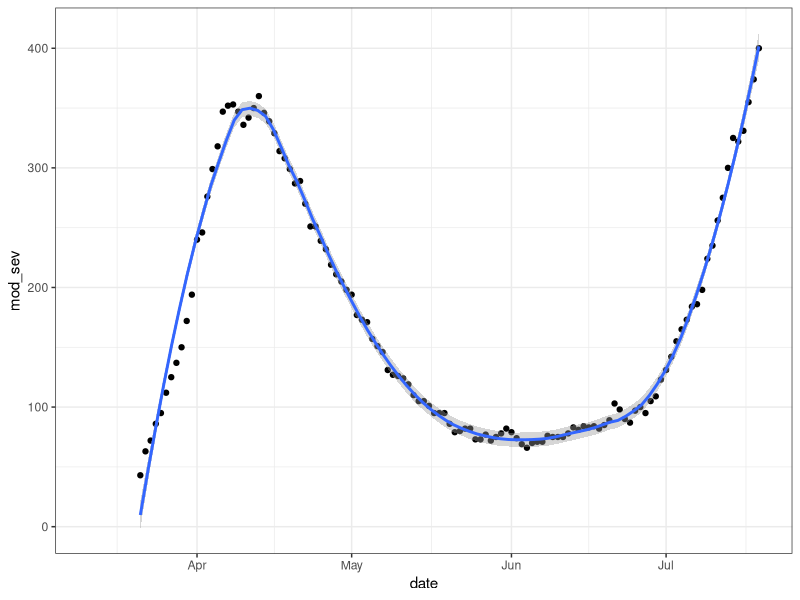
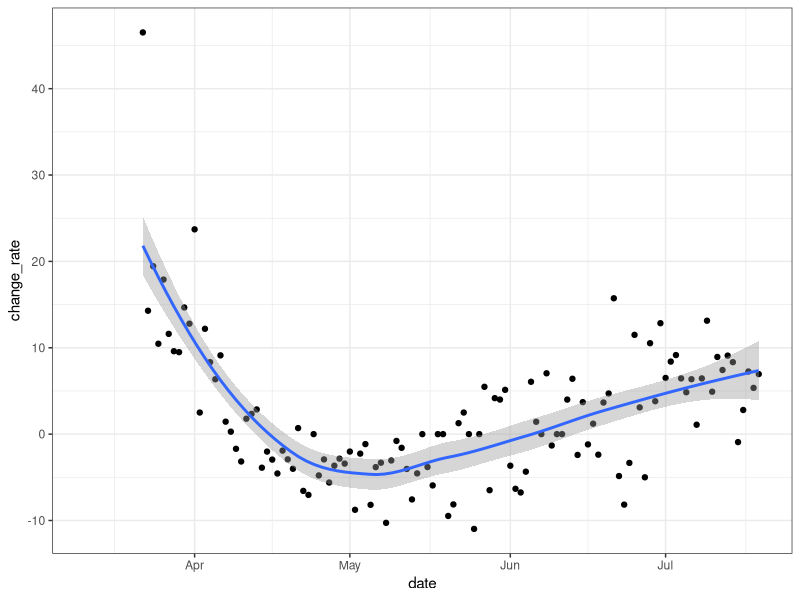
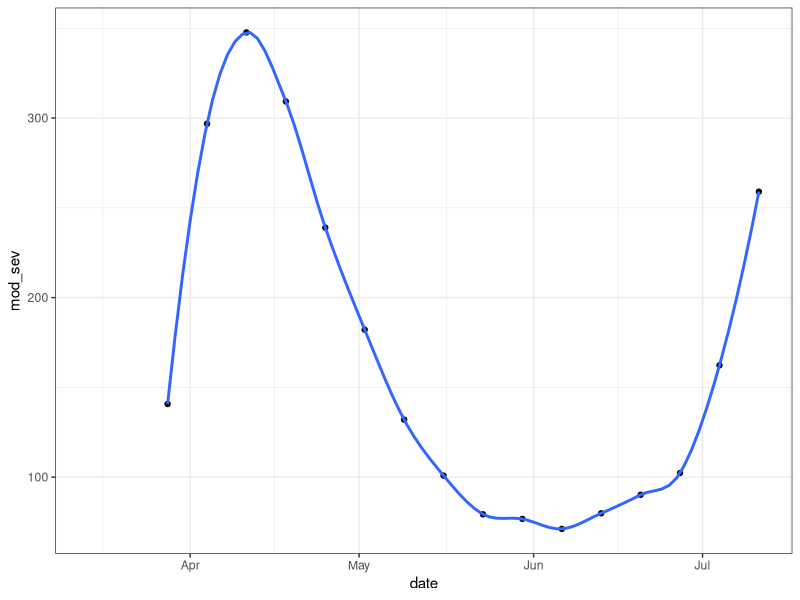
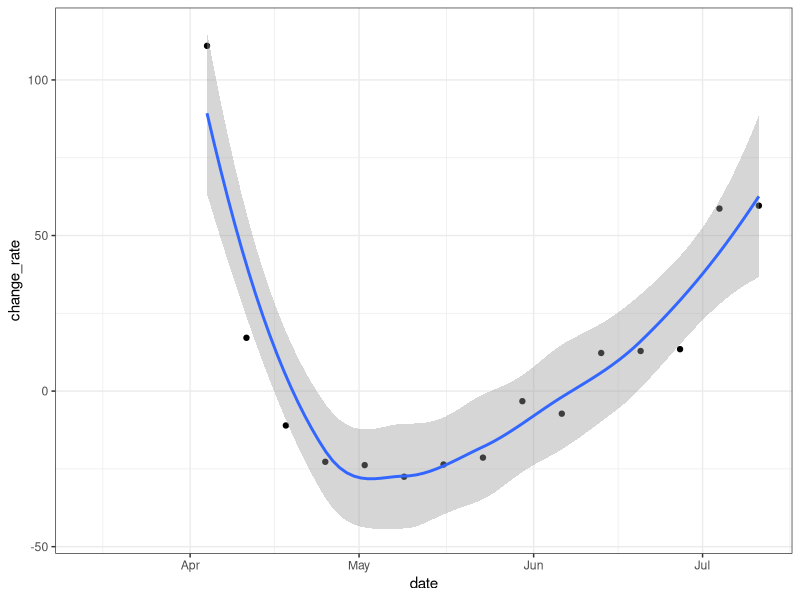
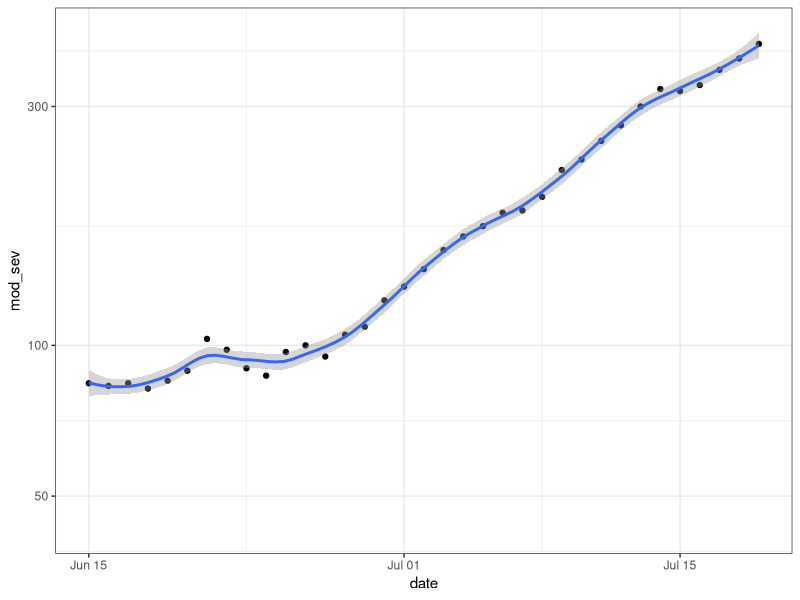
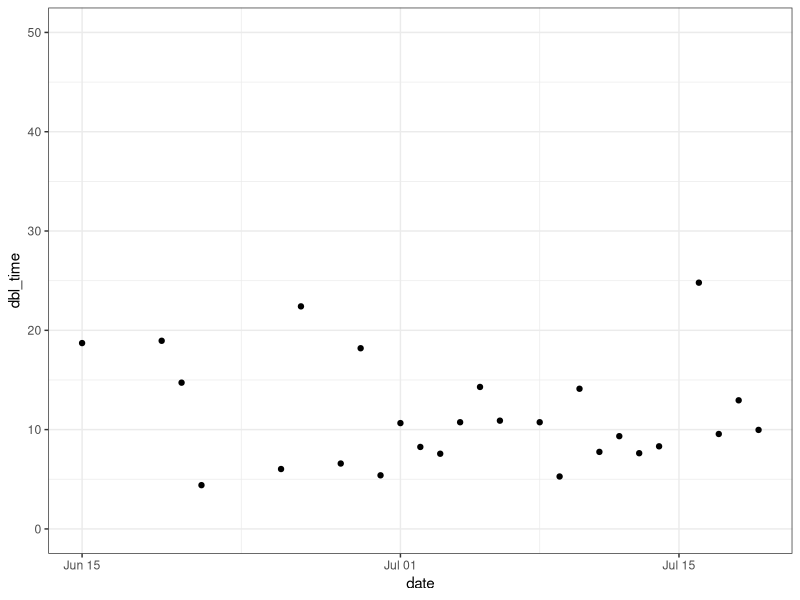

Recreate these plots in R, in order.
library(tidyverse)
library(lubridate)
hosp <- read_csv("corona_hospitalization_ver_0027.csv", na = c("", "NA", "<15", "NULL"))
colnames(hosp) <- c("date", "hospitalized", "F_perc_hosp", "mean_age_hosp", "std_age_hosp", "ventilators", "F_perc_vent", "mean_age_vent", "std_age_vent", "mild_cases", "F_perc_mild", "mean_age_mild", "std_age_mild", "moderate_cases", "F_perc_moderate", "mean_age_moderate", "std_age_moderate", "severe_cases", "F_perc_severe", "mean_age_severe", "std_age_severe")
hosp$mod_sev <- hosp$moderate_cases + hosp$severe_cases
hos_rate <- (hosp$mod_sev[2:nrow(hosp)] / hosp$mod_sev[1:(nrow(hosp)-1)] - 1 ) * 100
hosp$change_rate <- c(NA, hos_rate)
ggplot(hosp, aes(date, mod_sev)) + geom_point() + geom_smooth(method = "loess", formula = "y ~ x", span=0.3) + theme_bw()
ggplot(hosp, aes(date, change_rate)) + geom_point() + geom_smooth(method = "loess", formula = "y ~ x") + theme_bw()
hosp$week <- week(hosp$date)
weekly <- group_by(hosp, week) %>% summarise_all(mean) %>% ungroup()
weekly <- weekly %>% filter(week<max(week)) # remove the last week which is incomplete
weekly$change_rate <- c(NA, (weekly$mod_sev[2:nrow(weekly)] / weekly$mod_sev[1:(nrow(weekly)-1)] - 1 ) * 100)
ggplot(weekly, aes(date, mod_sev))+ geom_point() + geom_smooth(method = "loess", formula = "y ~ x", span=0.3) + theme_bw()
ggplot(weekly, aes(date, change_rate)) + geom_point() + geom_smooth(method = "loess", formula = "y ~ x") + theme_bw()
ggplot(hosp, aes(date, mod_sev)) + geom_point() + geom_smooth(method = "loess", formula = "y ~ x", span=0.3) + theme_bw() + scale_y_log10() + scale_x_date(limits = as.Date(c("2020-06-15","2020-07-19")))
hosp$dbl_time <- 100*log(2)/hosp$change_rate
ggplot(hosp, aes(date, dbl_time)) + geom_point() + scale_x_date(limits = as.Date(c("2020-06-15","2020-07-19"))) +  theme_bw() + ylim(0,50)
